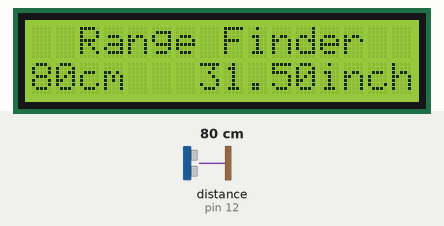
Simulated run of this sketch. Board: Arduino Uno, built with avr-gcc and run on an emulated ATmega328P. Parts: 16×2 character LCD. Inputs (shaded band) come from the test bench; at power-on: distance to the obstacle (sensor on pin 12) 80 cm. The echo pulse lasts 58.3 µs per cm; what the sketch prints to the serial monitor is not drawn.

Above: at 1.2 s.
1.3 s: distance to the obstacle (sensor on pin 12) set to 2 cm
At 2.4 s:
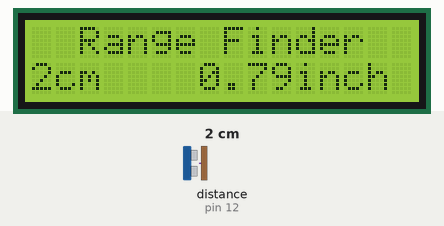
3.1 s: distance to the obstacle (sensor on pin 12) set to 4 cm
At 4.3 s:
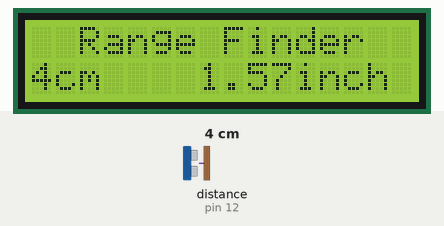
4.6 s: distance to the obstacle (sensor on pin 12) set to 35 cm
At 5.1 s:
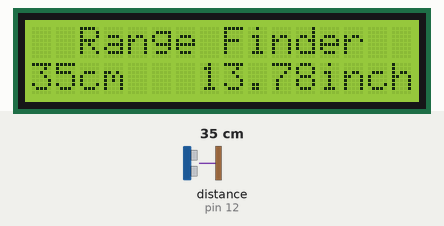
7.7 s: distance to the obstacle (sensor on pin 12) set to 120 cm
At 8.5 s:
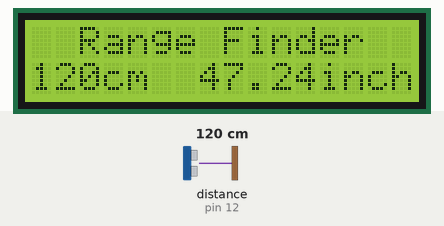
10.8 s: distance to the obstacle (sensor on pin 12) set to 250 cm
At 12.7 s:
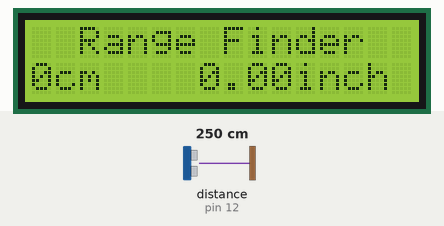
Timing chart, 0 to 14.2 s (numbered marks = the images above; inputs shaded):
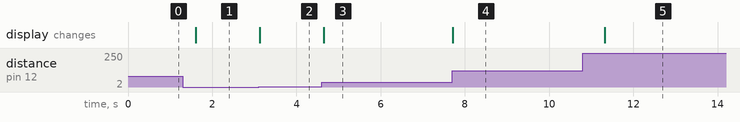

Measured:
- after the input at 1.3 s, the display: changes after 0.31 s (image 1)
- after the input at 3.1 s, the display: changes at once (image 2)
- after the input at 4.6 s, the display: changes after 0.05 s (image 3)
- after the input at 7.7 s, the display: changes at once (image 4)
- after the input at 10.8 s, the display: changes after 0.52 s (image 5)

The sketch:

RangeFind.ino
```cpp
#include "NewPing.h"
#include "LiquidCrystal.h"
#define trig 13
#define echo 12
#define maximum 200

int usec;
int cm;
float inch;
NewPing sonar(trig, echo, maximum);
LiquidCrystal lcd(12, 11, 5, 4, 3, 2);

void setup(){
lcd.begin(16,2);
Serial.begin(9600);
}

void loop(){
lcd.clear();
lcd.setCursor(2,0);
lcd.print("Range Finder");
usec=sonar.ping();
cm=usec/58;
inch=usec/58/2.54;
lcd.setCursor(0,1);
lcd.print(cm);
lcd.print("cm");
lcd.setCursor(7,1);
lcd.print(inch);
lcd.print("inch");
Serial.println(inch);
delay(500);
}
```
